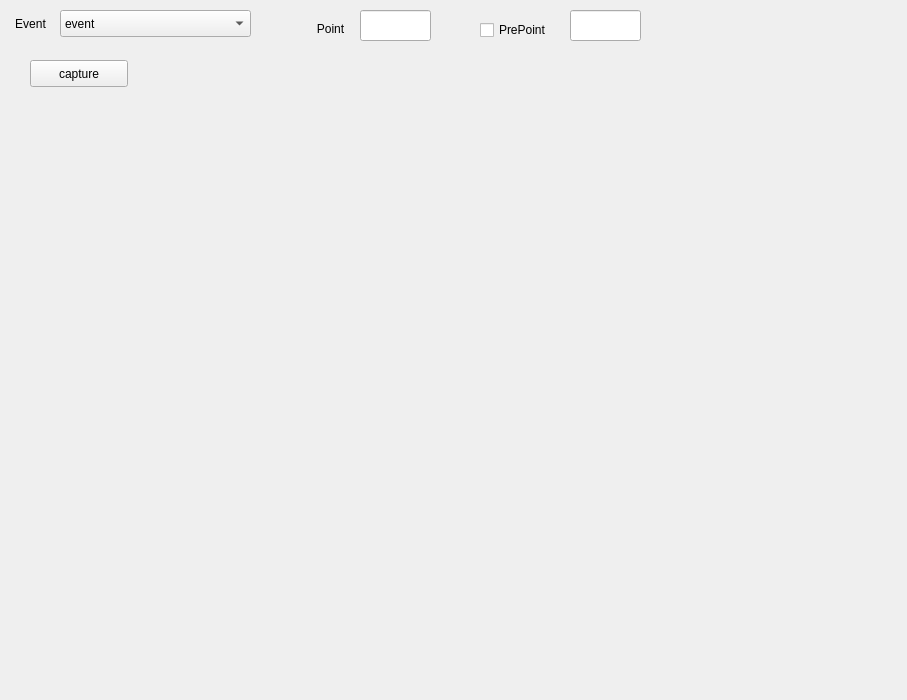
<?xml version="1.0" encoding="UTF-8"?>
<ui version="4.0">
 <class>DebugCore</class>
 <widget class="QWidget" name="DebugCore">
  <property name="geometry">
   <rect>
    <x>0</x>
    <y>0</y>
    <width>907</width>
    <height>700</height>
   </rect>
  </property>
  <property name="windowTitle">
   <string>Form</string>
  </property>
  <widget class="QCheckBox" name="dbgcPrepointEn">
   <property name="geometry">
    <rect>
     <x>480</x>
     <y>20</y>
     <width>85</width>
     <height>20</height>
    </rect>
   </property>
   <property name="text">
    <string>PrePoint</string>
   </property>
  </widget>
  <widget class="QLineEdit" name="dbgcPoint">
   <property name="geometry">
    <rect>
     <x>360</x>
     <y>10</y>
     <width>71</width>
     <height>31</height>
    </rect>
   </property>
  </widget>
  <widget class="QPushButton" name="dbgcCap">
   <property name="geometry">
    <rect>
     <x>30</x>
     <y>60</y>
     <width>98</width>
     <height>27</height>
    </rect>
   </property>
   <property name="text">
    <string>capture</string>
   </property>
  </widget>
  <widget class="QLineEdit" name="dbgcPrepoint">
   <property name="geometry">
    <rect>
     <x>570</x>
     <y>10</y>
     <width>71</width>
     <height>31</height>
    </rect>
   </property>
  </widget>
  <widget class="QLabel" name="labelEvents">
   <property name="geometry">
    <rect>
     <x>10</x>
     <y>10</y>
     <width>41</width>
     <height>21</height>
    </rect>
   </property>
   <property name="text">
    <string>Event</string>
   </property>
   <property name="alignment">
    <set>Qt::AlignBottom|Qt::AlignHCenter</set>
   </property>
  </widget>
  <widget class="QLabel" name="labelPoint">
   <property name="geometry">
    <rect>
     <x>310</x>
     <y>20</y>
     <width>41</width>
     <height>17</height>
    </rect>
   </property>
   <property name="text">
    <string>Point</string>
   </property>
   <property name="alignment">
    <set>Qt::AlignCenter</set>
   </property>
  </widget>
  <widget class="QComboBox" name="dbgcEvents">
   <property name="geometry">
    <rect>
     <x>60</x>
     <y>10</y>
     <width>191</width>
     <height>27</height>
    </rect>
   </property>
   <item>
    <property name="text">
     <string>event</string>
    </property>
   </item>
  </widget>
  <widget class="QWidget" name="dbgcCanvas" native="true">
   <property name="geometry">
    <rect>
     <x>10</x>
     <y>90</y>
     <width>880</width>
     <height>600</height>
    </rect>
   </property>
  </widget>
 </widget>
 <resources/>
 <connections/>
</ui>
